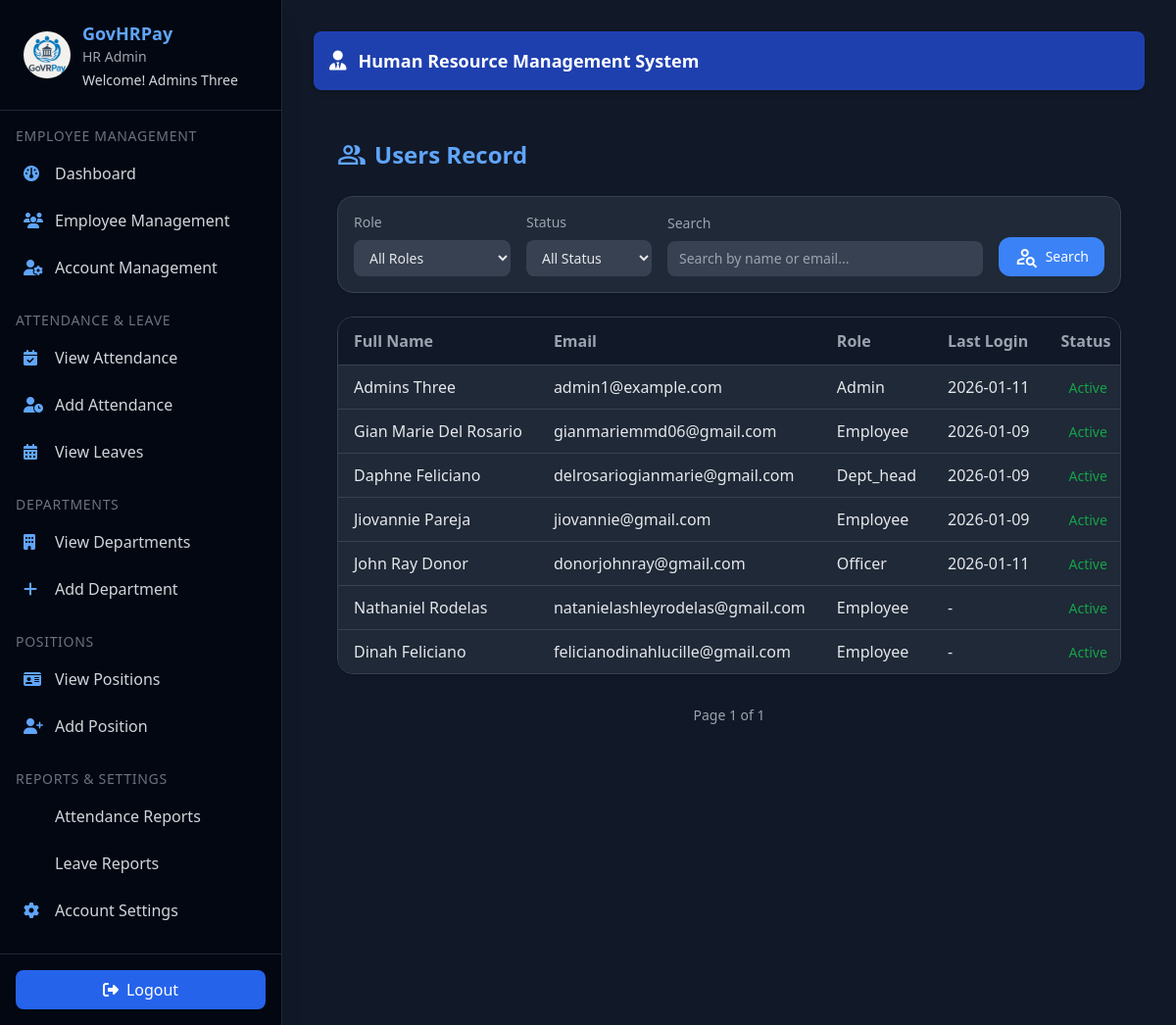
The page /hr/admin/users (signed in) on the database its author committed.
### hr_system/hr/models/user.py (models this page shows, shortened)
class User(UserMixin, db.Model):
    id = db.Column(db.Integer, primary_key=True)
    email = db.Column(db.String(150), unique=True, nullable=False)
    password = db.Column(db.String(150), nullable=False)
    first_name = db.Column(db.String(100), nullable=False)
    last_name = db.Column(db.String(100), nullable=False)
    role = db.Column(db.String(50), nullable=False, default="employee")
    department_id = db.Column(
        db.Integer, db.ForeignKey('department.id', name='fk_user_department_id')
    )
    position = db.Column(db.String(100))
    active = db.Column(db.Boolean, default=True)
    created_at = db.Column(db.DateTime, default=datetime.utcnow)
    last_login = db.Column(db.DateTime)
    managed_department = db.relationship(
        "Department",
        back_populates="head",
        uselist=False,
        foreign_keys="[Department.head_id]"
    )
    employee_profile = db.relationship(
        "Employee",
        back_populates="user",
        uselist=False
    )
    approved_leaves = db.relationship(
        "Leave",
        back_populates="approver",
        lazy=True,
        foreign_keys="[Leave.approved_by]"
    )
    department = db.relationship(
        "Department",
        backref="users",
        foreign_keys=[department_id]
    )
    def get_full_name(self):
        return f"{self.first_name} {self.last_name}"

### hr_system/hr/routes/hr_admin_routes.py (the view)
@hr_admin_bp.route('/users', methods=['GET'])
@login_required
@admin_required
def view_users():
    page = request.args.get('page', 1, type=int)
    search = request.args.get('search', '').strip()
    role_filter = request.args.get('role', '').strip()
    status_filter = request.args.get('status', '').strip()
    query = User.query
    if search:
        query = query.filter(
            (User.first_name.ilike(f"%{search}%")) |
            (User.last_name.ilike(f"%{search}%")) |
            (User.email.ilike(f"%{search}%"))
        )
    if role_filter:
        query = query.filter(User.role == role_filter)
    if status_filter == "active":
        query = query.filter(User.active.is_(True))
    elif status_filter == "inactive":
        query = query.filter(User.active.is_(False))
    users = query.order_by(User.id.asc()).paginate(page=page, per_page=10)
    roles = ['admin', 'employee', 'dept_head', 'officer']
    return render_template(
        'hr/admin/admin_view_users.html',
        users=users,
        roles=roles,
        search=search,
        role_filter=role_filter,
        status_filter=status_filter
    )

### hr_system/hr/__init__.py (called while the page is built)
@login_manager.user_loader
def load_user(user_id):
    return User.query.get(int(user_id))

### hr_system/hr/utils.py (called while the page is built)
def admin_required(f):
    @wraps(f)
    def decorated_function(*args, **kwargs):
        if not current_user.is_authenticated or current_user.role != 'admin':
            return jsonify({'error': 'Admin access required'}), 403
        return f(*args, **kwargs)
    return decorated_function

### templates/hr/admin/admin_view_users.html (shortened to what this page needs)
{% extends 'hr/admin/admin_base.html' %}
{% block content %}
<main class="p-4 md:p-6 space-y-6">
  <header class="flex flex-col sm:flex-row sm:justify-between sm:items-center gap-4">
    <h1 class="text-2xl font-semibold text-blue-400 flex items-center gap-2">
      <span class="material-symbols-outlined text-3xl">people</span>
      Users Record
    </h1>
  </header>
  <form id="filterForm" method="get" action="{{ url_for('hr_admin.view_users') }}"
        class="flex flex-col md:flex-row gap-4 items-start md:items-end bg-gray-800 p-4 rounded-2xl shadow border border-gray-700">
    <div class="flex flex-col gap-2 w-full md:w-40">
      <label for="role" class="text-gray-400 text-sm">Role</label>
      <select id="role" name="role"
              class="bg-gray-700 text-gray-200 rounded-lg px-3 py-2 w-full focus:outline-none focus:ring-2 focus:ring-blue-400 text-sm">
        <option value="">All Roles</option>
      </select>
    </div>
    <div class="flex flex-col gap-2 w-full md:w-32">
      <label for="status" class="text-gray-400 text-sm">Status</label>
      <select id="status" name="status"
              class="bg-gray-700 text-gray-200 rounded-lg px-3 py-2 w-full focus:outline-none focus:ring-2 focus:ring-blue-400 text-sm">
        <option value="">All Status</option>
      </select>
    </div>
    <div class="flex flex-col flex-1 gap-2 w-full">
      <label for="search" class="text-gray-400 text-sm">Search</label>
      <input type="text" name="search" value="{{ search }}"
             placeholder="Search by name or email..."
             class="bg-gray-700 text-gray-200 rounded-lg px-3 py-2 w-full focus:outline-none focus:ring-2 focus:ring-blue-400 text-sm"/>
    </div>
    <div class="flex w-full md:w-auto mt-2 md:mt-0">
      <button type="submit"
              class="bg-blue-500 hover:bg-blue-600 text-white px-4 py-2 rounded-xl flex items-center gap-2 w-full md:w-auto justify-center transition text-sm">
        <span class="material-symbols-outlined">person_search</span>
        <span class="hidden sm:inline">Search</span>
      </button>
    </div>
  </form>
  <div class="overflow-x-auto bg-gray-800 rounded-2xl shadow border border-gray-700 mt-4">
    <table class="min-w-full divide-y divide-gray-700 text-sm md:text-base">
      <thead class="bg-gray-900">
        <tr>
          <th class="px-2 sm:px-4 py-3 text-left text-gray-400">Full Name</th>
          <th class="px-2 sm:px-4 py-3 text-left text-gray-400">Email</th>
          <th class="px-2 sm:px-4 py-3 text-left text-gray-400">Role</th>
          <th class="px-2 sm:px-4 py-3 text-left text-gray-400">Last Login</th>
          <th class="px-2 sm:px-4 py-3 text-left text-gray-400">Status</th>
        </tr>
      </thead>
      <tbody class="divide-y divide-gray-700">
        {% for user in users.items %}
        <tr class="hover:bg-gray-700 transition">
          <td class="px-2 sm:px-4 py-2 text-gray-200 whitespace-nowrap">{{ user.get_full_name() }}</td>
          <td class="px-2 sm:px-4 py-2 text-gray-200 whitespace-nowrap">{{ user.email }}</td>
          <td class="px-2 sm:px-4 py-2 text-gray-200 whitespace-nowrap">{{ user.role.capitalize() or '-' }}</td>
          <td class="px-2 sm:px-4 py-2 text-gray-200 whitespace-nowrap">
            {{ user.last_login.strftime('%Y-%m-%d') if user.last_login else '-' }}
          </td>
          <td class="px-2 sm:px-4 py-2">
            <span class="px-2 py-1 rounded-xl text-sm font-medium
                {% if user.active %}text-green-600{% else %}text-red-600{% endif %}">
              {{ 'Active' if user.active else 'Inactive' }}
            </span>
          </td>
        </tr>
        {% else %}
        <tr>
          <td colspan="6" class="px-4 py-3 text-center text-gray-400">No users found.</td>
        </tr>
        {% endfor %}
      </tbody>
    </table>
  </div>
  <div class="flex flex-col sm:flex-row justify-center gap-2 sm:gap-4 mt-4 text-gray-400 items-center">
    <span class="px-4 py-2 text-sm">Page {{ users.page }} of {{ users.pages }}</span>
  </div>
</main>
{% endblock %}

### templates/hr/admin/admin_base.html (shortened to what this page needs)
<!DOCTYPE html>
<html lang="en">
  <head>
    <link
      rel="stylesheet"
      href="https://cdnjs.cloudflare.com/ajax/libs/font-awesome/6.5.1/css/all.min.css"
    />
    <script src="https://cdn.tailwindcss.com"></script>
  </head>
  <body class="bg-gray-900 text-gray-100 flex flex-col md:flex-row min-h-screen font-sans">
    <aside
      id="sidebar"
      class="bg-gray-950 text-white w-64 sm:w-72 flex-shrink-0 fixed md:static inset-y-0 left-0 transform -translate-x-full md:translate-x-0 transition-transform duration-300 z-30 flex flex-col justify-between border-r border-gray-800 shadow-xl"
    >
      <div class="overflow-y-auto flex-grow">
        <div class="flex items-center gap-3 px-6 py-5 border-b border-gray-800 sticky top-0 bg-gray-950 z-10">
          <img
            src="{{ url_for('hr_admin.static', filename='img/logo2.avif') }}"
            alt="Logo"
            class="w-12 h-12 rounded-full object-cover"
          />
          <div>
            <h2 class="text-lg font-semibold text-blue-400">GovHRPay</h2>
            <p class="text-sm text-gray-400">HR Admin</p>
            <p class="text-sm text-gray-300 mt-1">
              Welcome! <span class="font-medium">{{ current_user.get_full_name() }}</span>
            </p>
          </div>
        </div>
        <nav class="mt-4 px-4 text-gray-300">
          {% for section, links in {
            "Employee Management": [
              ("fa-gauge", "Dashboard", "hr_admin.hr_dashboard"),
              ("fa-users", "Employee Management", "hr_admin.view_employees"),
              ("fa-user-gear", "Account Management", "hr_admin.view_users")
            ],
            "Attendance & Leave": [
              ("fa-calendar-check", "View Attendance", "hr_admin.attendance"),
              ("fa-user-clock", "Add Attendance", "hr_admin.add_attendance"),
              ("fa-calendar-days", "View Leaves", "hr_admin.view_leaves")
            ],
            "Departments": [
              ("fa-building", "View Departments", "hr_admin.view_departments"),
              ("fa-plus", "Add Department", "hr_admin.add_department")
            ],
            "Positions": [
              ("fa-id-card", "View Positions", "hr_admin.view_positions"),
              ("fa-user-plus", "Add Position", "hr_admin.add_position")
            ],
            "Reports & Settings": [
              ("fa-file-chart-column", "Attendance Reports", "hr_admin.attendance_report"),
              ("fa-file-chart-line", "Leave Reports", "hr_admin.leave_report"),
              ("fa-gear", "Account Settings", "hr_admin.profile")
            ]
          }.items() %}
          <div class="mb-6">
            <h3 class="text-sm uppercase tracking-wider text-gray-500 mb-2">{{ section }}</h3>
            <ul class="space-y-2">
              {% for icon, text, url in links %}
              <li>
                <a href="{{ url_for(url) }}" class="flex items-center gap-3 p-2 rounded-lg hover:bg-blue-700/40 transition">
                  <i class="fa-solid {{ icon }} text-blue-400 w-5"></i> {{ text }}
                </a>
              </li>
              {% endfor %}
            </ul>
          </div>
        </nav>
      </div>
      <div class="p-4 border-t border-gray-800">
        <button
          id="logoutBtn"
          class="flex items-center gap-2 w-full justify-center py-2 rounded-lg bg-blue-600 hover:bg-blue-700 transition"
        >
          <i class="fa-solid fa-right-from-bracket"></i> Logout
        </button>
      </div>
    </aside>
    <main class="flex-1 p-4 sm:p-6 md:p-8 overflow-y-auto bg-gray-900">
      <div class="bg-blue-800 text-white rounded-lg p-4 mb-6 flex flex-wrap gap-3 items-center justify-between shadow-md sticky top-0 z-10 hidden md:flex">
        <div class="flex items-center gap-3">
          <i class="fa-solid fa-user-tie text-xl"></i>
          <h1 class="text-lg font-semibold">Human Resource Management System</h1>
        </div>
      </div>
      {% block content %}{% endblock %}
    </main>
  </body>
</html>

### rows shown on the page
User: get_full_name "Admins Three", email "admin1@example.com", role "Admin", last_login "2026-01-11", active "Active"
User: get_full_name "Gian Marie Del Rosario", email "gianmariemmd06@gmail.com", role "Employee", last_login "2026-01-09", active "Active"
User: get_full_name "Daphne Feliciano", email "delrosariogianmarie@gmail.com", role "Dept_head", last_login "2026-01-09", active "Active"
User: get_full_name "Jiovannie Pareja", email "jiovannie@gmail.com", role "Employee", last_login "2026-01-09", active "Active"
User: get_full_name "John Ray Donor", email "donorjohnray@gmail.com", role "Officer", last_login "2026-01-11", active "Active"
User: get_full_name "Nathaniel Rodelas", email "natanielashleyrodelas@gmail.com", role "Employee", last_login "-", active "Active"
User: get_full_name "Dinah Feliciano", email "felicianodinahlucille@gmail.com", role "Employee", last_login "-", active "Active"

### other values the page prints
{{ section }} "EMPLOYEE MANAGEMENT" "ATTENDANCE & LEAVE" "DEPARTMENTS" "POSITIONS" "REPORTS & SETTINGS"
{{ text }} "Dashboard" "Employee Management" "Account Management" "View Attendance" "Add Attendance" "View Leaves" "View Departments" "Add Department" "View Positions" "Add Position" "Attendance Reports" "Leave Reports" "Account Settings"
{{ users.page }} "1"
{{ users.pages }} "1"
